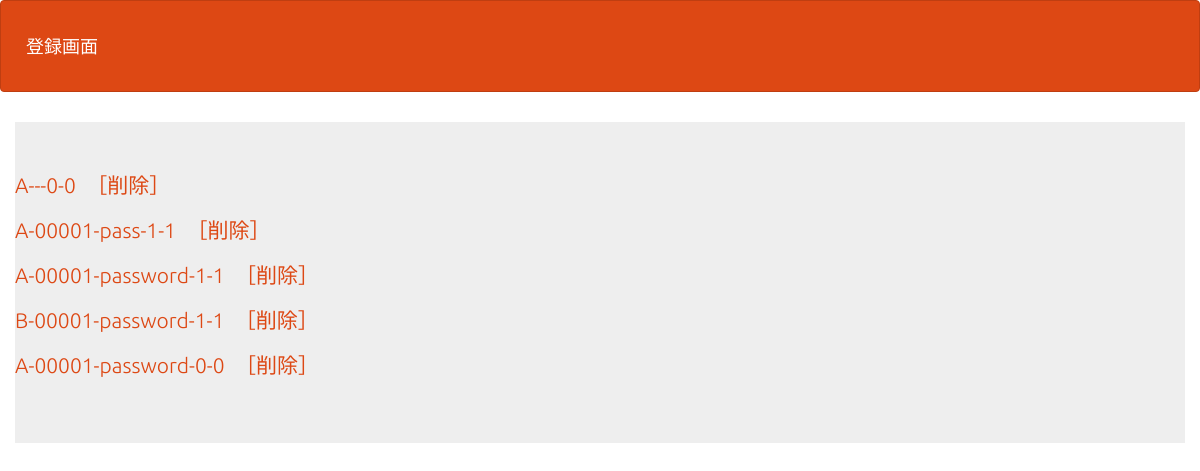
The page /課題２/select2.php on the database its author committed.
### tables this page shows
CREATE TABLE `gs_user_table` (
  `id` int(12) NOT NULL,
  `name` varchar(64) NOT NULL,
  `lid` varchar(128) NOT NULL,
  `lpw` varchar(64) NOT NULL,
  `kanli_flg` int(1) NOT NULL,
  `life_flg` int(1) NOT NULL
);

### 課題２/select2.php (the view, shortened to what this page needs)
<?php
$pdo = db_conn();
$stmt = $pdo->prepare("SELECT * FROM gs_user_table");
$status = $stmt->execute();
  $view="";
  if($status==false) {
    $error = $stmt->errorInfo();
    exit("sqlError:".$error[2]);
}else{
  while( $result = $stmt->fetch(PDO::FETCH_ASSOC)){
    $view .= '<p>';
    $view .= '<a href="detail.php?id='.$result['id'].'">';
    $view .= $result["name"]."-".$result["lid"]."-".$result["lpw"]."-".$result["kanli_flg"]."-".$result["life_flg"];
    $view .= '</a>';
    $view .= '　';
    $view .= '<a href="delete.php?id='.$result['id'].'">';
    $view .= '［削除］';
    $view .= '</a>';
    $view .= '</p>';
  }
}
?>
<!DOCTYPE html>
<html lang="ja">
<head>
<link rel="stylesheet" href="css/range.css">
<link href="css/bootstrap.min.css" rel="stylesheet">
</head>
<body id="main">
<header>
  <nav class="navbar navbar-default">
    <div class="container-fluid">
      <div class="navbar-header">
      <a class="navbar-brand" href="index.php">登録画面</a>
      </div>
    </div>
  </nav>
</header>
<div>
    <div class="container jumbotron"><?=$view?></div>
</div>
</body>
</html>

### 課題２/select2.php (style rules this page uses)
div { padding: 10px;font-size:16px; }

### rows shown on the page
gs_user_table: value "A---0-0 ［削除］"
gs_user_table: value "A-00001-pass-1-1 ［削除］"
gs_user_table: value "A-00001-password-1-1 ［削除］"
gs_user_table: value "B-00001-password-1-1 ［削除］"
gs_user_table: value "A-00001-password-0-0 ［削除］"
